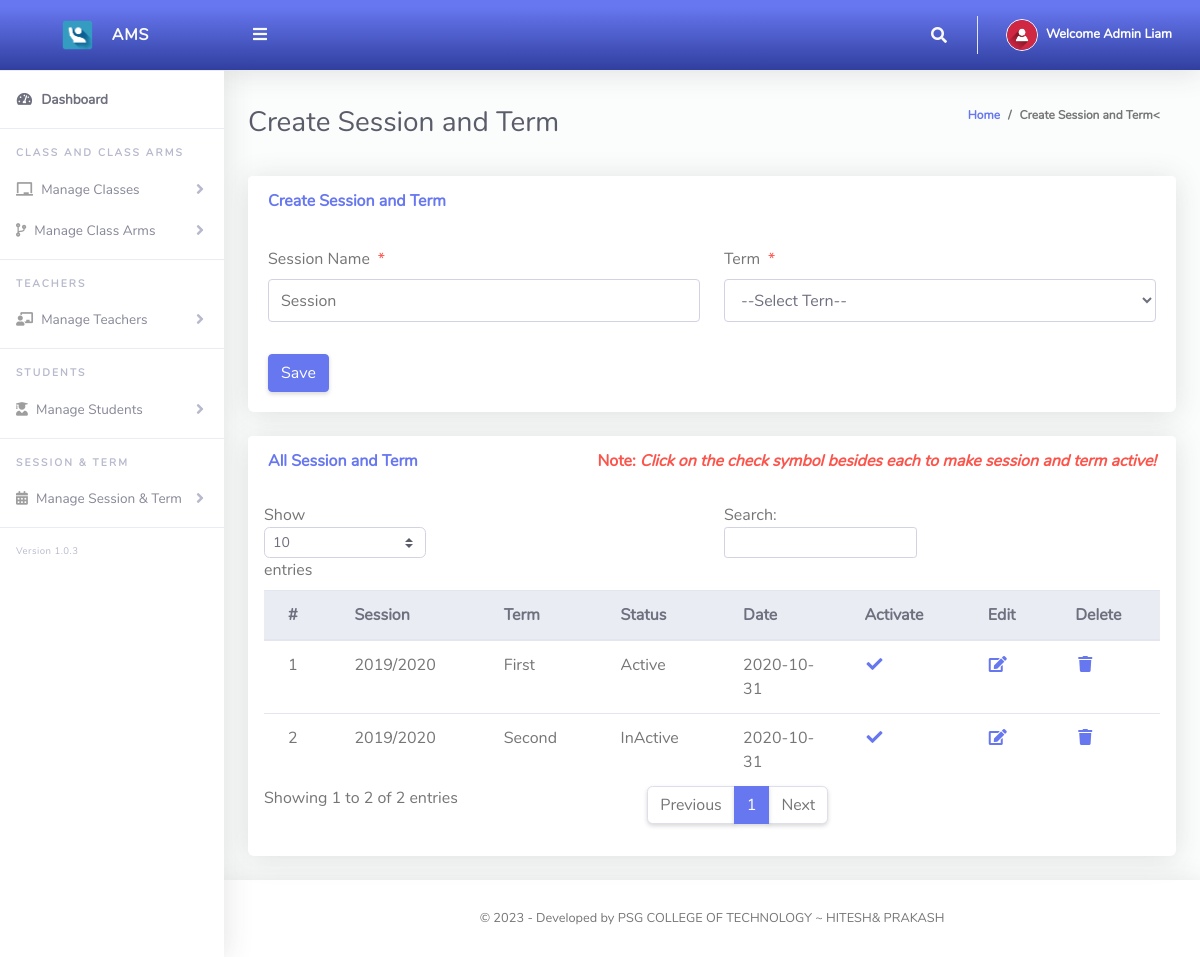
Page /Admin/createSessionTerm.php (signed in) on the committed database.
### tables this page shows
CREATE TABLE `tblsessionterm` (
  `Id` int(10) NOT NULL,
  `sessionName` varchar(50) NOT NULL,
  `termId` varchar(50) NOT NULL,
  `isActive` varchar(10) NOT NULL,
  `dateCreated` varchar(50) NOT NULL
);

CREATE TABLE `tblterm` (
  `Id` int(10) NOT NULL,
  `termName` varchar(20) NOT NULL
);

### Admin/createSessionTerm.php (the view, shortened to what this page needs)
<?php
include '../Includes/dbcon.php';
?>
<!DOCTYPE html>
<html lang="en">
<head>
  <link href="../vendor/fontawesome-free/css/all.min.css" rel="stylesheet" type="text/css">
  <link href="../vendor/bootstrap/css/bootstrap.min.css" rel="stylesheet" type="text/css">
  <link href="css/ruang-admin.min.css" rel="stylesheet">
</head>
<body id="page-top">
  <div id="wrapper">
      <?php include "Includes/sidebar.php";?>
    <div id="content-wrapper" class="d-flex flex-column">
      <div id="content">
       <?php include "Includes/topbar.php";?>
        <div class="container-fluid" id="container-wrapper">
          <div class="d-sm-flex align-items-center justify-content-between mb-4">
            <h1 class="h3 mb-0 text-gray-800">Create Session and Term</h1>
            <ol class="breadcrumb">
              <li class="breadcrumb-item"><a href="./">Home</a></li>
              <li class="breadcrumb-item active" aria-current="page">Create Session and Term<</li>
            </ol>
          </div>
          <div class="row">
            <div class="col-lg-12">
              <div class="card mb-4">
                <div class="card-header py-3 d-flex flex-row align-items-center justify-content-between">
                  <h6 class="m-0 font-weight-bold text-primary">Create Session and Term</h6>
                </div>
                <div class="card-body">
                  <form method="post">
                    <div class="form-group row mb-3">
                        <div class="col-xl-6">
                            <label class="form-control-label">Session Name<span class="text-danger ml-2">*</span></label>
                      <input type="text" class="form-control" name="sessionName" value="<?php echo $row['sessionName'];?>" id="exampleInputFirstName" placeholder="Session">
                        </div>
                        <div class="col-xl-6">
                            <label class="form-control-label">Term<span class="text-danger ml-2">*</span></label>
                              <?php
                        $qry= "SELECT * FROM tblterm ORDER BY termName ASC";
                        $result = $conn->query($qry);
                        $num = $result->num_rows;
                        if ($num > 0){
                          echo ' <select required name="termId" class="form-control mb-3">';
                          echo'<option value="">--Select Tern--</option>';
                                  echo '</select>';
                              }
                            ?>
                        </div>
                    </div>
                      <?php
                    if (isset($Id))
                    {
                    ?>
                    <button type="submit" name="update" class="btn btn-warning">Update</button>
                    &nbsp;&nbsp;&nbsp;&nbsp;&nbsp;&nbsp;&nbsp;&nbsp;&nbsp;&nbsp;
                    <?php
                    } else {
                    ?>
                    <button type="submit" name="save" class="btn btn-primary">Save</button>
                    <?php
                    }
                    ?>
                  </form>
                </div>
              </div>
                 <div class="row">
              <div class="col-lg-12">
              <div class="card mb-4">
                <div class="card-header py-3 d-flex flex-row align-items-center justify-content-between">
                  <h6 class="m-0 font-weight-bold text-primary">All Session and Term</h6>
                  <h6 class="m-0 font-weight-bold text-danger">Note: <i>Click on the check symbol besides each to make session and term active!</i></h6>
                </div>
                <div class="table-responsive p-3">
                  <table class="table align-items-center table-flush table-hover" id="dataTableHover">
                    <thead class="thead-light">
                      <tr>
                        <th>#</th>
                        <th>Session</th>
                        <th>Term</th>
                        <th>Status</th>
                        <th>Date</th>
                        <th>Activate</th>
                        <th>Edit</th>
                        <th>Delete</th>
                      </tr>
                    </thead>
                    <tbody>
                  <?php
                      $query = "SELECT tblsessionterm.Id,tblsessionterm.sessionName,tblsessionterm.isActive,tblsessionterm.dateCreated,
                      tblterm.termName
                      FROM tblsessionterm
                      INNER JOIN tblterm ON tblterm.Id = tblsessionterm.termId";
                      $rs = $conn->query($query);
                      $num = $rs->num_rows;
                      $sn=0;
                      if($num > 0)
                      {
                        while ($rows = $rs->fetch_assoc())
                          {
                            if($rows['isActive'] == '1'){$status = "Active";}else{$status = "InActive";}
                             $sn = $sn + 1;
                            echo"
                              <tr>
                                <td>".$sn."</td>
                                <td>".$rows['sessionName']."</td>
                                <td>".$rows['termName']."</td>
                                <td>".$status."</td>
                                <td>".$rows['dateCreated']."</td>
                                 <td><a href='?action=activate&Id=".$rows['Id']."'><i class='fas fa-fw fa-check'></i></a></td>
                                <td><a href='?action=edit&Id=".$rows['Id']."'><i class='fas fa-fw fa-edit'></i></a></td>
                                <td><a href='?action=delete&Id=".$rows['Id']."'><i class='fas fa-fw fa-trash'></i></a></td>
                              </tr>";
                          }
                      }
                      else
                      {
                           echo
                           "<div class='alert alert-danger' role='alert'>
                            No Record Found!
                            </div>";
                      }
                      ?>
                    </tbody>
                  </table>
                </div>
              </div>
            </div>
            </div>
          </div>
        </div>
      </div>
       <?php include "Includes/footer.php";?>
    </div>
  </div>
</body>
</html>

### Admin/Includes/topbar.php (shortened to what this page needs)
<?php
  $query = "SELECT * FROM tbladmin WHERE Id = ".$_SESSION['userId']."";
  $rs = $conn->query($query);
  $rows = $rs->fetch_assoc();
  $fullName = $rows['firstName']." ".$rows['lastName'];
?>
<nav class="navbar navbar-expand navbar-light bg-gradient-primary topbar mb-4 static-top">
          <button id="sidebarToggleTop" class="btn btn-link rounded-circle mr-3">
            <i class="fa fa-bars"></i>
          </button>
          <ul class="navbar-nav ml-auto">
            <li class="nav-item dropdown no-arrow">
              <a class="nav-link dropdown-toggle" href="#" id="searchDropdown" role="button" data-toggle="dropdown"
                aria-haspopup="true" aria-expanded="false">
                <i class="fas fa-search fa-fw"></i>
              </a>
            </li>
            <li class="nav-item dropdown no-arrow">
              <a class="nav-link dropdown-toggle" href="#" id="userDropdown" role="button" data-toggle="dropdown"
                aria-haspopup="true" aria-expanded="false">
                <img class="img-profile rounded-circle" src="img/user-icn.png" style="max-width: 60px">
                <span class="ml-2 d-none d-lg-inline text-white small"><b>Welcome <?php echo $fullName;?></b></span>
              </a>
            </li>
          </ul>
        </nav>

### rows in the picture
tblsessionterm: sessionName "2019/2020", termId.termName "First", isActive "Active", dateCreated "2020-10-31"
tblsessionterm: sessionName "2019/2020", termId.termName "Second", isActive "InActive", dateCreated "2020-10-31"

### other values in the picture
$fullName "Admin Liam"
